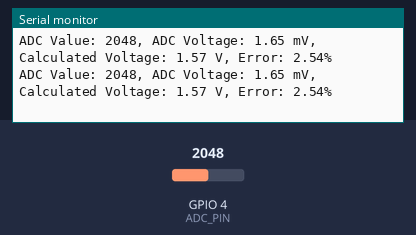
Bench run of a program on a simulated ESP32-S3. On the bench: the last lines printed to the serial monitor. Inputs (shaded band) come from the test bench; at power-on: GPIO 4 (ADC_PIN) = 2048 (analog values on the 0–4095 scale).

Above: at 1.2 s.
1.3 s: GPIO 4 (ADC_PIN) set to 2866
At 1.33 s:
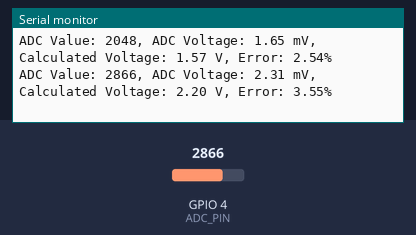
2.8 s: GPIO 4 (ADC_PIN) set to 3603
At 2.85 s:
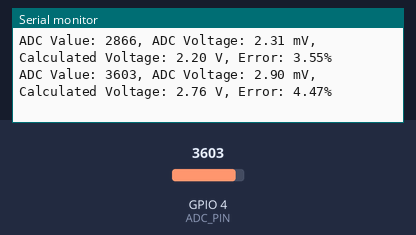
Timing chart, 0 to 5.8 s (numbered marks = the images above; inputs shaded):
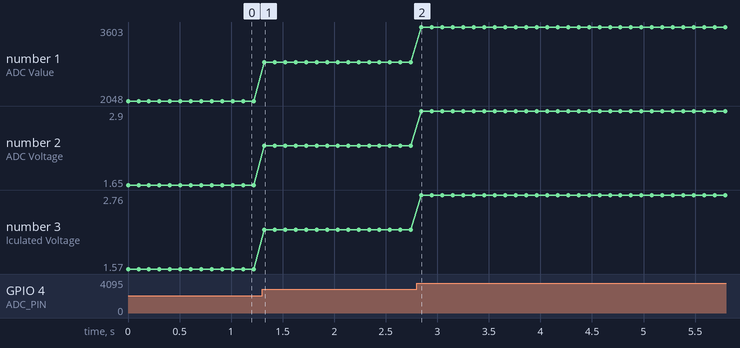

The program:

main.cpp
```cpp
#include <Arduino.h>

#define ADC_PIN 4
#define LED_PIN 15

#define VREF 3.14f
#define ADC_RESOLUTION 4095.f

#define POLLING_INTERVAL 100

void setup() {
    Serial.begin(115200);
    analogReadResolution(12);
}

void loop() {
    const uint16_t adc_value = analogRead(ADC_PIN);
    const float adc_voltage = analogReadMilliVolts(ADC_PIN) / 1000.f;
    const float calc_voltage = (adc_value / ADC_RESOLUTION) * VREF;
    const float error = abs(adc_voltage - calc_voltage) / VREF * 100.f;

    Serial.printf("ADC Value: %u, ADC Voltage: %.2f mV, Calculated Voltage: %.2f V, Error: %.2f%%\n", adc_value, adc_voltage, calc_voltage, error);

    delay(POLLING_INTERVAL);
}
```

Measured:
- after the input at 1.3 s, the serial monitor: prints a new line at once (image 1)
- after the input at 2.8 s, the serial monitor: prints a new line after 0.05 s (image 2)
- plotted number 1: 2048 → 2866 after the input at 1.3 s, 2866 → 3603 after the input at 2.8 s
- plotted number 2: 1.65 → 2.31 after the input at 1.3 s, 2.31 → 2.9 after the input at 2.8 s
- plotted number 3: 1.57 → 2.2 after the input at 1.3 s, 2.2 → 2.76 after the input at 2.8 s
